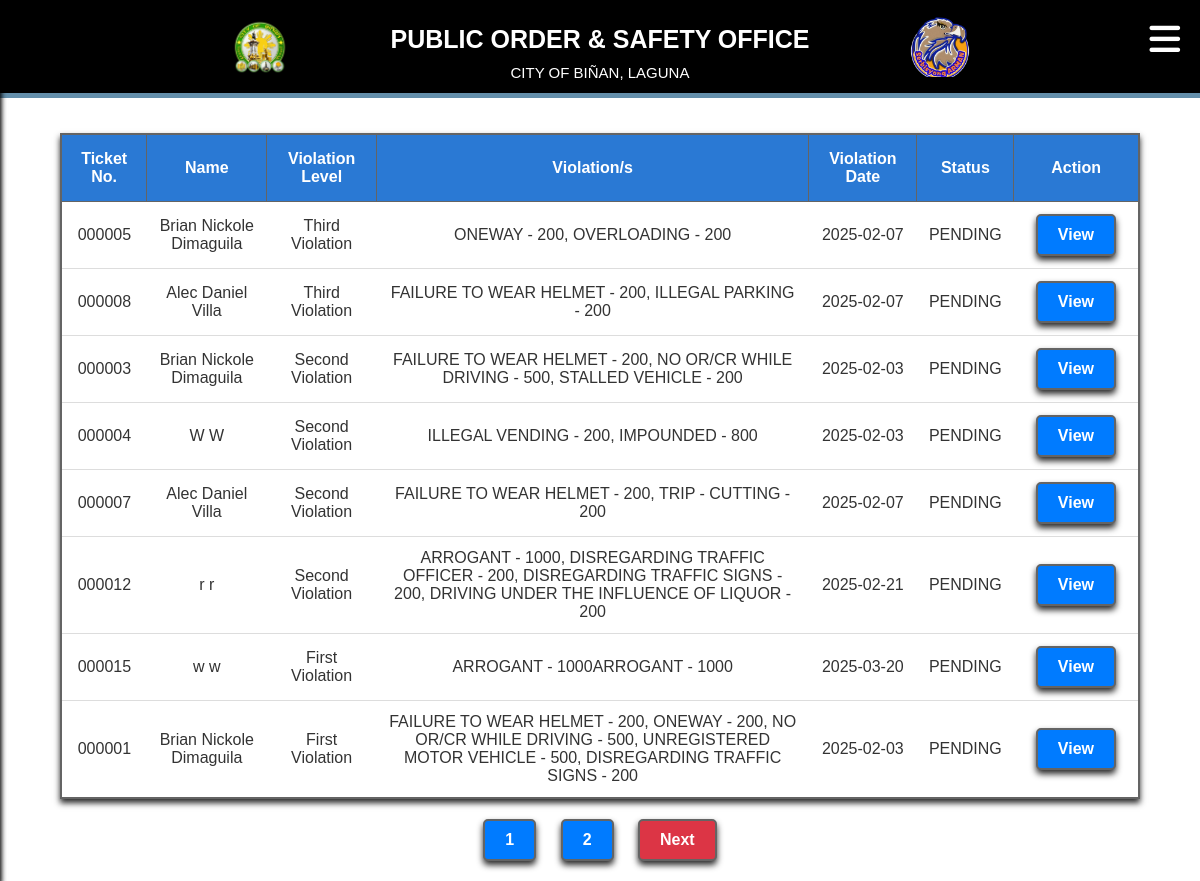
Page /admin/report.php (signed in) on the committed database.
### tables this page shows
CREATE TABLE `report` (
  `ID` int(11) NOT NULL,
  `ticket_number` varchar(6) DEFAULT NULL,
  `first_name` varchar(100) DEFAULT NULL,
  `middle_name` varchar(100) DEFAULT NULL,
  `last_name` varchar(100) DEFAULT NULL,
  `dob` date DEFAULT NULL,
  `address` varchar(255) DEFAULT NULL,
  `license` varchar(255) NOT NULL,
  `confiscated` enum('yes','no') NOT NULL,
  `violation_date` date DEFAULT NULL,
  `violation_time` time DEFAULT NULL,
  `street` varchar(100) DEFAULT NULL,
  `plate_number` varchar(20) DEFAULT NULL,
  `city` varchar(100) DEFAULT NULL,
  `registration` varchar(100) DEFAULT NULL,
  `vehicle_type` varchar(50) DEFAULT NULL,
  `vehicle_owner` varchar(100) DEFAULT NULL,
  `created_at` timestamp NOT NULL DEFAULT current_timestamp(),
  `signature` longblob NOT NULL
);

### admin/report.php (the view, shortened to what this page needs)
<?php
include 'connection.php';
$filter = isset($_GET['filter']) ? $_GET['filter'] : '';
$searchTerm = isset($_GET['search']) ? $_GET['search'] : '';
$limit = 8;
$page = isset($_GET['page']) ? $_GET['page'] : 1;
$start = ($page - 1) * $limit;
$sql = "
    SELECT
        r.ticket_number,
        r.violation_date,
        r.first_name,
        r.last_name,
        COALESCE(v.STATUS, v2.STATUS, v3.STATUS) AS payment_status,
        CASE
            WHEN v.ticket_number IS NOT NULL THEN 'First Violation'
            WHEN v2.ticket_number IS NOT NULL THEN 'Second Violation'
            WHEN v3.ticket_number IS NOT NULL THEN 'Third Violation'
            ELSE 'Unknown'
        END AS violation_level,
        CONCAT(
            IFNULL(v.first_violation, ''),
            IFNULL(v.others_violation, ''),
            IFNULL(v2.second_violation, ''),
            IFNULL(v2.others_violation, ''),
            IFNULL(v3.third_violation, ''),
            IFNULL(v3.others_violation, '')
        ) AS violations
    FROM
        report AS r
    LEFT JOIN
        violation AS v ON r.ticket_number = v.ticket_number
    LEFT JOIN
        2_violation AS v2 ON r.ticket_number = v2.ticket_number
    LEFT JOIN
        3_violation AS v3 ON r.ticket_number = v3.ticket_number
    WHERE
        (r.ticket_number LIKE :searchTerm
        OR r.first_name LIKE :searchTerm
        OR r.last_name LIKE :searchTerm)
";
$sql .= " LIMIT :start, :limit";
$stmt = $conn->prepare($sql);
$stmt->bindValue(':searchTerm', '%' . $searchTerm . '%');
$stmt->bindValue(':start', $start, PDO::PARAM_INT);
$stmt->bindValue(':limit', $limit, PDO::PARAM_INT);
$stmt->execute();
$reports = $stmt->fetchAll(PDO::FETCH_ASSOC);
$totalStmt = $conn->prepare("
    SELECT COUNT(*)
    FROM report AS r
    LEFT JOIN
        violation AS v ON r.ticket_number = v.ticket_number
    LEFT JOIN
        2_violation AS v2 ON r.ticket_number = v2.ticket_number
    LEFT JOIN
        3_violation AS v3 ON r.ticket_number = v3.ticket_number
    WHERE
        (r.ticket_number LIKE :searchTerm
        OR r.first_name LIKE :searchTerm
        OR r.last_name LIKE :searchTerm)
");
$totalStmt->bindValue(':searchTerm', '%' . $searchTerm . '%');
$totalStmt->execute();
$totalRecords = $totalStmt->fetchColumn();
$totalPages = ceil($totalRecords / $limit);
?>
<!DOCTYPE html>
<html lang="en">
<head>
    <link rel="stylesheet" href="/poso/admin/css/report1.css">
    <link rel="stylesheet" href="https://cdnjs.cloudflare.com/ajax/libs/font-awesome/6.0.0-beta3/css/all.min.css">
</head>
<body>
<div class="main-content">
    <header class="navbar">
    <img src="/POSO/images/left.png" alt="City Logo" class="logo">
    <div>
        <p class="public">PUBLIC ORDER & SAFETY OFFICE</p>
        <p class="city">CITY OF BIÑAN, LAGUNA</p>
    </div>
    <img src="/POSO/images/arman.png" alt="POSO Logo" class="logo">
    <div class="hamburger" id="hamburger-icon">
    <i class="fa fa-bars"></i>
    </div>
    </header>
        <div class="search-filter">
            <form action="report.php" method="get">
                <button type="submit"><i class="fas fa-search"></i> Search</button>
            </form>
        </div>
        <table class="table mt-5">
            <thead>
                <tr>
                    <th>Ticket No.</th>
                    <th>Name</th>
                    <th>Violation Level</th>
                    <th>Violation/s</th>
                    <th>Violation Date</th>
                    <th>Status</th>
                    <th>Action</th>
                </tr>
            </thead>
            <tbody>
                <?php foreach ($reports as $report) : ?>
                    <tr>
                        <td><?php echo htmlspecialchars($report['ticket_number']); ?></td>
                        <td><?php echo htmlspecialchars($report['first_name']) . ' ' . htmlspecialchars($report['last_name']); ?></td>
                        <td><?php echo htmlspecialchars($report['violation_level']); ?></td>
                        <td><?php echo htmlspecialchars($report['violations']); ?></td>
                        <td><?php echo htmlspecialchars($report['violation_date']); ?></td>
                        <td><?php echo htmlspecialchars($report['payment_status']); ?></td>
                        <td>
                            <a href="sm.php?ticket_number=<?php echo htmlspecialchars($report['ticket_number']); ?>" class="pagination-btn">View</a>
                        </td>
                    </tr>
                <?php endforeach; ?>
            </tbody>
        </table>
        <div class="pagination">
    <?php
        for ($i = 1; $i <= $totalPages; $i++):
            $activeClass = ($i == $page) ? 'active' : '';
    ?>
        <a href="?page=<?php echo $i; ?>&search=<?php echo urlencode($searchTerm); ?>&filter=<?php echo urlencode($filter); ?>" class="pagination-btn <?php echo $activeClass; ?>"><?php echo $i; ?></a>
    <?php endfor; ?>
    <?php
        if ($page < $totalPages):
    ?>
        <a href="?page=<?php echo min($totalPages, $page + 1); ?>&search=<?php echo urlencode($searchTerm); ?>&filter=<?php echo urlencode($filter); ?>" class="pagination-btn next">Next</a>
    <?php endif; ?>
</div>
    </div>
</body>
</html>

### admin/css/report1.css (style rules this page uses)
* { margin: 0; padding: 0; box-sizing: border-box; }
body { font-family: Arial, sans-serif; display: flex; }
.navbar { position: fixed; width: 100%; display: flex; align-items: center; justify-content: center; margin-bottom: 20px; background-color: #000000; color: white; border-bottom-style: outset; border-color: #95d6ff; border-width: 5px; z-index: 99; }
.public { font-size: 25px; font-weight: bold; margin-top: 25px; }
.city { font-size: 15px; margin-top: 10px; margin-bottom: 12px; }
.logo { width: 60px; height: auto; margin: 0 100px; }
.hamburger { font-size: 35px; cursor: pointer; z-index: 100; position: fixed; top: 20px; right: 20px; }
.main-content { flex-grow: 1; }
.table { border: 2px solid rgb(100, 100, 100); padding: 20px; text-align: center; border-collapse: collapse; margin: 20px auto; width: 90%; box-shadow: 0px 4px 6px rgba(0, 0, 0, 0.84); background-color: white; margin-top: 90px; }
header { text-align: center; margin-bottom: 20px; }
header img { height: 150px; vertical-align: middle; }
.search-filter { display: flex; align-items: center ; margin-bottom: 20px; margin-left: 60px; }
.search-filter button { background-color: #2161EC; color: white; border: 1px solid rgb(99, 99, 99); padding: 10px 15px; font-size: 14px; border-radius: 5px; cursor: pointer; margin-left: 5px; box-shadow: 0px 4px 6px rgba(0, 0, 0, 0.84); }
table { width: 100% ; border-collapse: collapse; font-size: 16px; }
thead th { background-color: #2a79d4; border: 1px solid rgb(100, 100, 100); color: #fff; padding: 15px; text-align: center; font-weight: bold; }
tbody td { padding: 12px; text-align: center; border-bottom: 1px solid #ddd; color: #333; }
td a { color: #2161EC; text-decoration: none; margin-right: 10px; }
.pagination { text-align: center; margin-top: 20px; margin-bottom: 20px; }
.pagination-btn { display: inline-block; padding: 10px 20px; margin: 0 10px; background-color: #007bff; color: white; text-decoration: none; border-radius: 5px; border: 2px solid rgb(100, 100, 100); font-weight: bold; font-size: 16px; transition: background-color 0.3s, transform 0.2s; box-shadow: 0px 4px 6px rgba(0, 0, 0, 0.84); }
.pagination-btn.next { background-color: #dc3545; }
.search-filter form { display: inline-block; margin-right: 20px; }
.search-filter button { background-color: #007bff; color: white; border: none; padding: 10px 20px; font-size: 16px; border-radius: 5px; cursor: pointer; transition: background-color 0.3s, transform 0.2s; }

### rows in the picture
report: ticket_number "000005", first_name "Brian Nickole", last_name "Dimaguila", violation_level "Third Violation", violations "ONEWAY - 200, OVERLOADING - 200", violation_date "2025-02-07", payment_status "PENDING"
report: ticket_number "000008", first_name "Alec Daniel", last_name "Villa", violation_level "Third Violation", violations "FAILURE TO WEAR HELMET - 200, ILLEGAL PARKING - 200", violation_date "2025-02-07", payment_status "PENDING"
report: ticket_number "000003", first_name "Brian Nickole", last_name "Dimaguila", violation_level "Second Violation", violations "FAILURE TO WEAR HELMET - 200, NO OR/CR WHILE DRIVING - 500, STALLED VEHICLE - 200", violation_date "2025-02-03", payment_status "PENDING"
report: ticket_number "000004", first_name "W", last_name "W", violation_level "Second Violation", violations "ILLEGAL VENDING - 200, IMPOUNDED - 800", violation_date "2025-02-03", payment_status "PENDING"
report: ticket_number "000007", first_name "Alec Daniel", last_name "Villa", violation_level "Second Violation", violations "FAILURE TO WEAR HELMET - 200, TRIP - CUTTING - 200", violation_date "2025-02-07", payment_status "PENDING"
report: ticket_number "000012", first_name "r", last_name "r", violation_level "Second Violation", violations "ARROGANT - 1000, DISREGARDING TRAFFIC OFFICER - 200, DISREGARDING TRAFFIC SIGNS - 200, DRIVING UNDER THE INFLUENCE OF LIQUOR - 200", violation_date "2025-02-21", payment_status "PENDING"
report: ticket_number "000015", first_name "w", last_name "w", violation_level "First Violation", violations "ARROGANT - 1000ARROGANT - 1000", violation_date "2025-03-20", payment_status "PENDING"
report: ticket_number "000001", first_name "Brian Nickole", last_name "Dimaguila", violation_level "First Violation", violations "FAILURE TO WEAR HELMET - 200, ONEWAY - 200, NO OR/CR WHILE DRIVING - 500, UNREGISTERED MOTOR VEHICLE - 500, DISREGARDING TRAFFIC SIGNS - 200", violation_date "2025-02-03", payment_status "PENDING"
